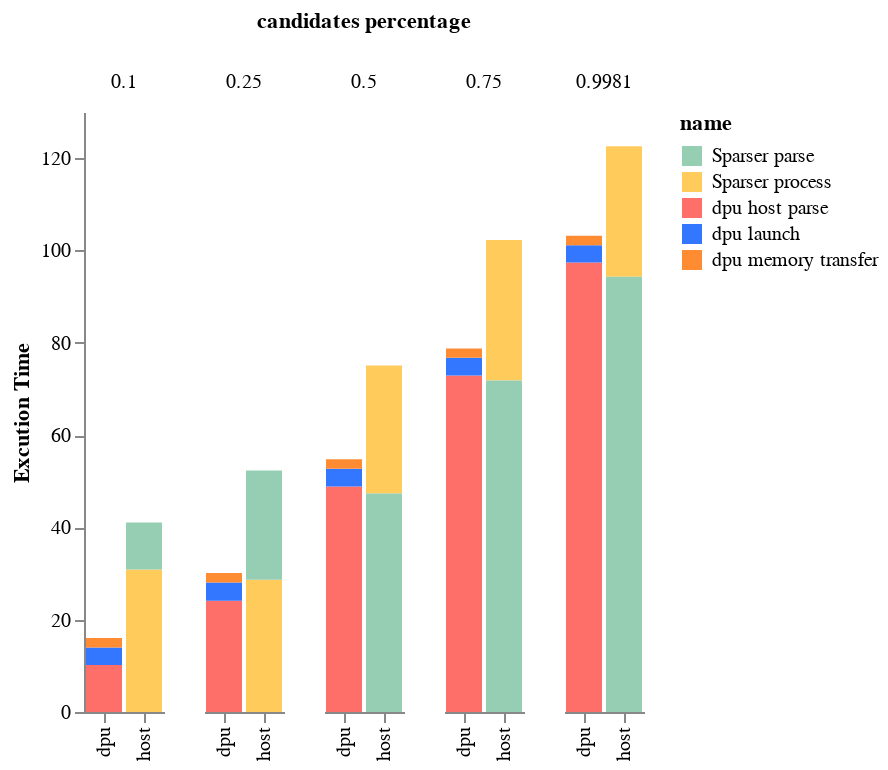

Notebook code cell kept with this figure:
### Code cell
## obtained from stackoverflow with modifications
# Plot data with Altair
alt.Chart(plot_df).mark_bar().encode(

    # tell Altair which field to group columns on
    x=alt.X('c2:N', title=None),

    # tell Altair which field to use as Y values and how to calculate
    y=alt.Y('sum(vals):Q',
        axis=alt.Axis(
            grid=False,
            title="Excution Time")),
    # important to sort within each stacked bar chart
     order=alt.Order('vals:N', sort='descending'),
    
    # tell Altair which field to use to use as the set of columns to be  represented in each group
    column=alt.Column('candidates_percentage:N', title='candidates percentage'),

    # tell Altair which field to use for color segmentation 
    color=alt.Color('name:N',
            scale=alt.Scale(
                # make it look pretty with an enjoyable color pallet
                range=['#96ceb4', '#ffcc5c','#ff6f69', '#3376FF', '#FF8C33'],
            ),
        ))\
    .configure_view(
        # remove grid lines around column clusters
        strokeOpacity=0    
    )

### Figure 1 — Vega-Lite specification as saved in the notebook (floating-point values rounded to 4 significant figures)
{"config": {"view": {"continuousWidth": 400, "continuousHeight": 300, "strokeOpacity": 0}}, "data": {"name": "data-f8a15bbdde523212cb06b98f37fbc853"}, "mark": "bar", "encoding": {"color": {"type": "nominal", "field": "name", "scale": {"range": ["#96ceb4", "#ffcc5c", "#ff6f69", "#3376FF", "#FF8C33"]}}, "column": {"type": "nominal", "field": "candidates_percentage", "title": "candidates percentage"}, "order": {"type": "nominal", "field": "vals", "sort": "descending"}, "x": {"type": "nominal", "field": "c2", "title": null}, "y": {"type": "quantitative", "aggregate": "sum", "axis": {"grid": false, "title": "Excution Time"}, "field": "vals"}}, "$schema": "https://vega.github.io/schema/vega-lite/v4.8.1.json", "datasets": {"data-f8a15bbdde523212cb06b98f37fbc853": [{"candidates_percentage": 0.1, "vals": 10.16, "c2": "dpu", "name": "dpu host parse"}, {"candidates_percentage": 0.25, "vals": 24.1, "c2": "dpu", "name": "dpu host parse"}, {"candidates_percentage": 0.5, "vals": 48.88, "c2": "dpu", "name": "dpu host parse"}, {"candidates_percentage": 0.75, "vals": 72.91, "c2": "dpu", "name": "dpu host parse"}, {"candidates_percentage": 0.9981, "vals": 97.39, "c2": "dpu", "name": "dpu host parse"}, {"candidates_percentage": 0.1, "vals": 3.836, "c2": "dpu", "name": "dpu launch"}, {"candidates_percentage": 0.25, "vals": 3.933, "c2": "dpu", "name": "dpu launch"}, {"candidates_percentage": 0.5, "vals": 3.826, "c2": "dpu", "name": "dpu launch"}, {"candidates_percentage": 0.75, "vals": 3.825, "c2": "dpu", "name": "dpu launch"}, {"candidates_percentage": 0.9981, "vals": 3.732, "c2": "dpu", "name": "dpu launch"}, {"candidates_percentage": 0.1, "vals": 2.039, "c2": "dpu", "name": "dpu memory transfer"}, {"candidates_percentage": 0.25, "vals": 2.096, "c2": "dpu", "name": "dpu memory transfer"}, {"candidates_percentage": 0.5, "vals": 2.036, "c2": "dpu", "name": "dpu memory transfer"}, {"candidates_percentage": 0.75, "vals": 2.026, "c2": "dpu", "name": "dpu memory transfer"}, {"candidates_percentage": 0.9981, "vals": 2.092, "c2": "dpu", "name": "dpu memory transfer"}, {"candidates_percentage": 0.1, "vals": 30.86, "c2": "host", "name": "Sparser process"}, {"candidates_percentage": 0.25, "vals": 28.63, "c2": "host", "name": "Sparser process"}, {"candidates_percentage": 0.5, "vals": 27.73, "c2": "host", "name": "Sparser process"}, {"candidates_percentage": 0.75, "vals": 30.41, "c2": "host", "name": "Sparser process"}, {"candidates_percentage": 0.9981, "vals": 28.28, "c2": "host", "name": "Sparser process"}, {"candidates_percentage": 0.1, "vals": 10.18, "c2": "host", "name": "Sparser parse"}, {"candidates_percentage": 0.25, "vals": 23.69, "c2": "host", "name": "Sparser parse"}, {"candidates_percentage": 0.5, "vals": 47.32, "c2": "host", "name": "Sparser parse"}, {"candidates_percentage": 0.75, "vals": 71.84, "c2": "host", "name": "Sparser parse"}, {"candidates_percentage": 0.9981, "vals": 94.31, "c2": "host", "name": "Sparser parse"}]}}
